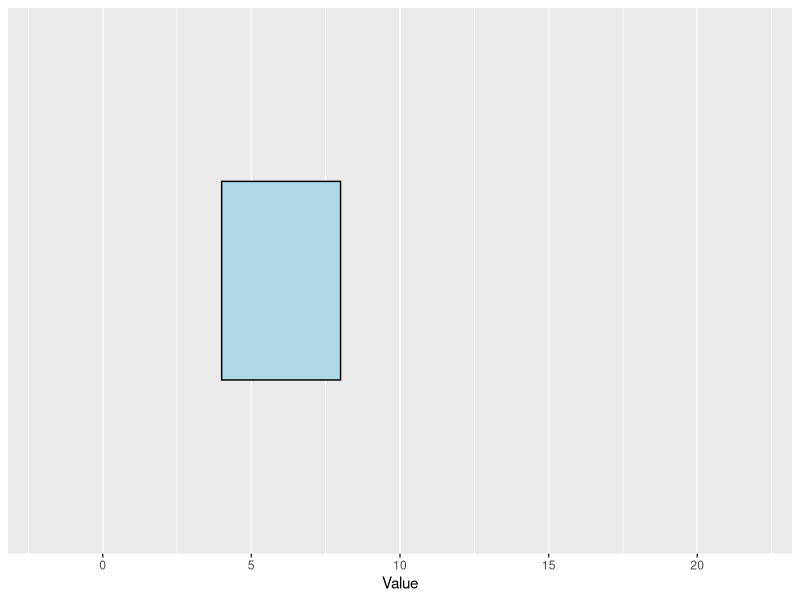
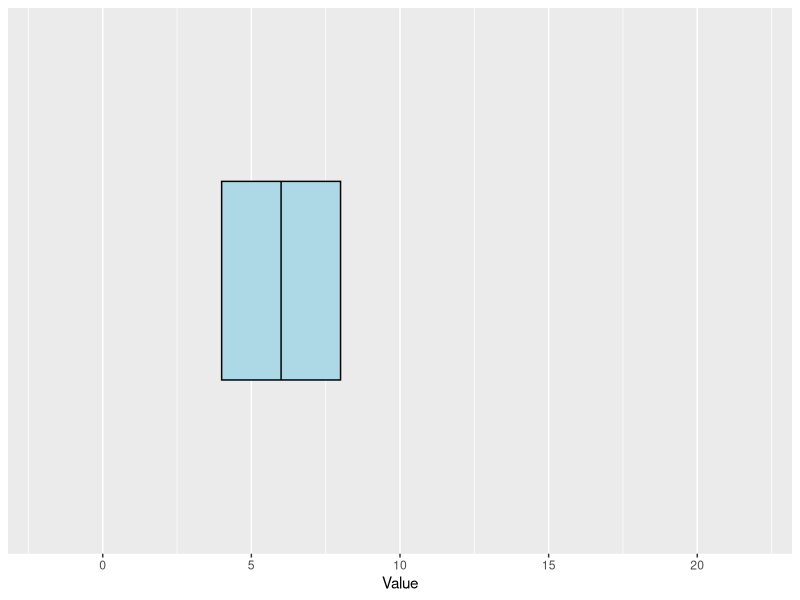
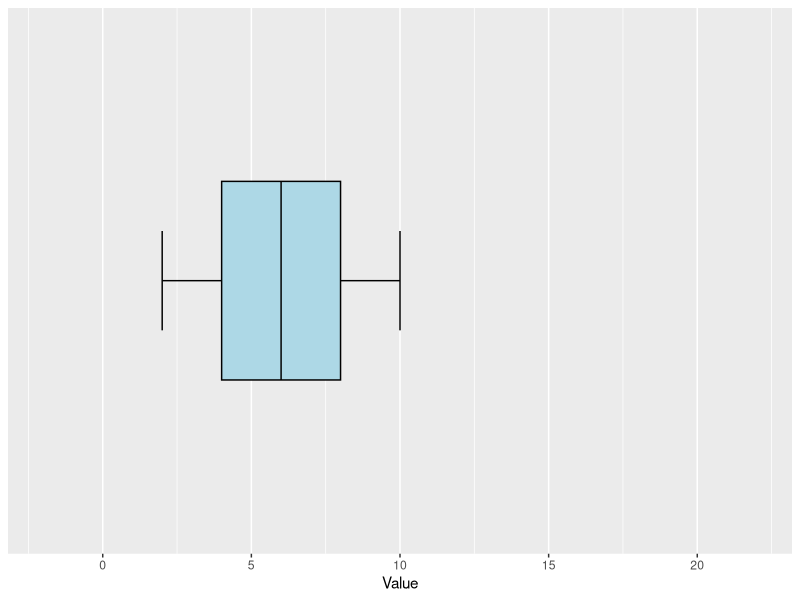
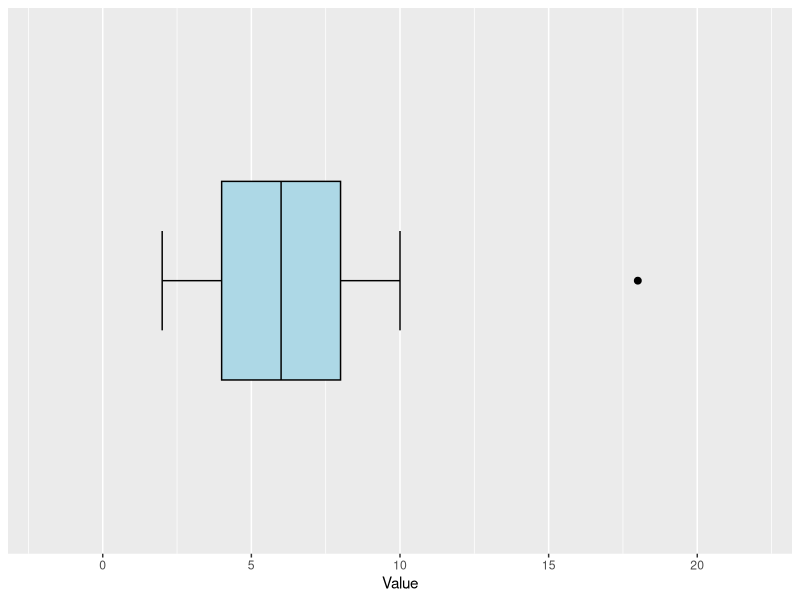
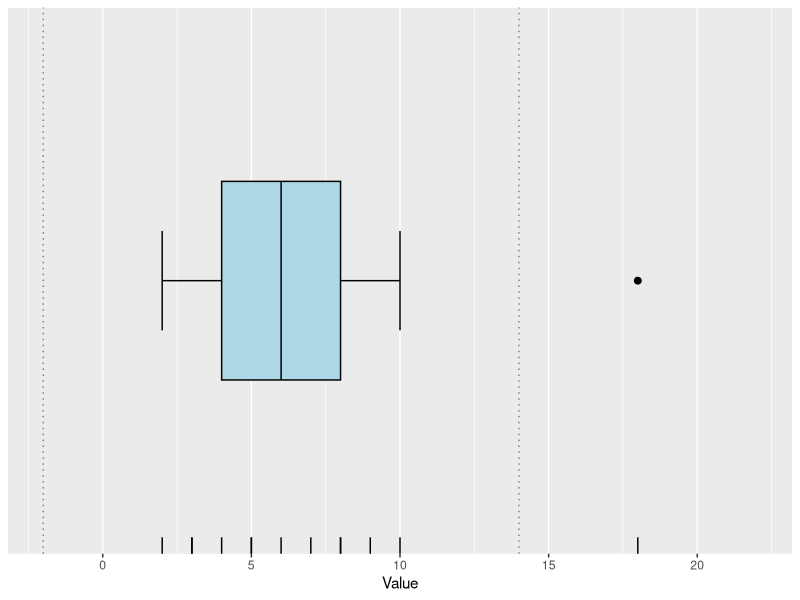
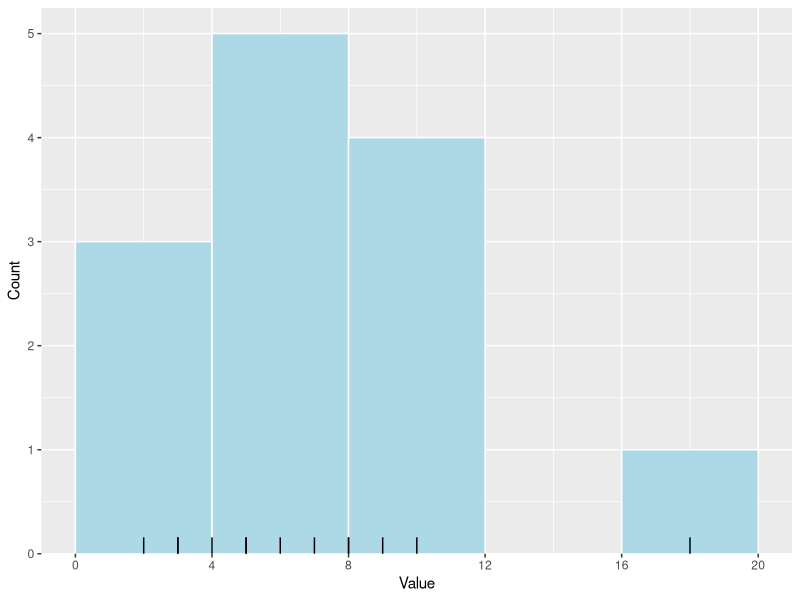
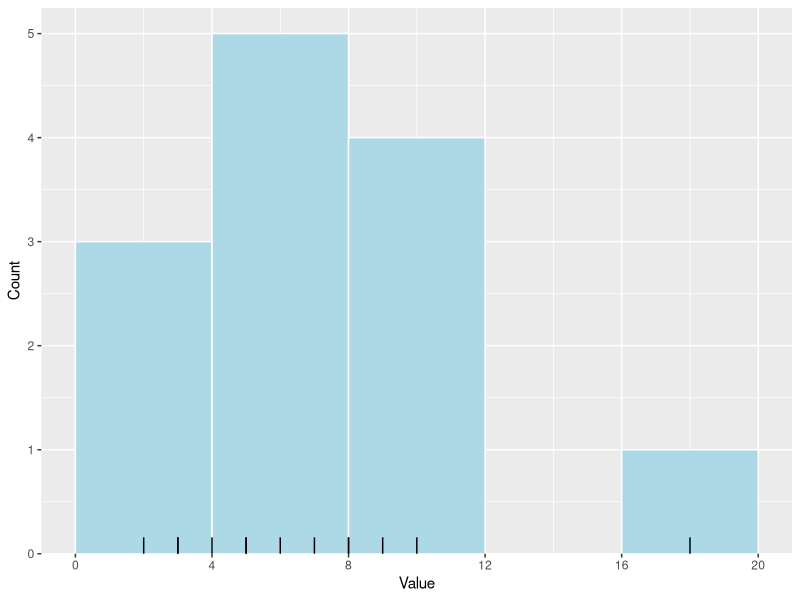
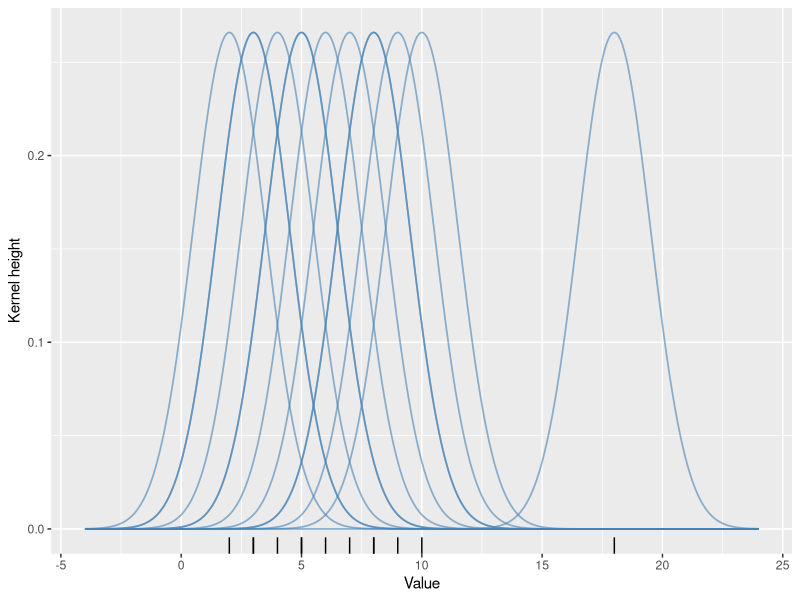

Here is the R script that generated these plots, in order:
## ---- chunk 1
knitr::opts_chunk$set(
  echo = TRUE,
  message = FALSE,
  warning = FALSE,
  cache = FALSE,
  fig.align = "center",
  fig.width = 7,
  fig.height = 3.5,
  dev = "png"
)
## ---- chunk 2
library(ggplot2)

values <- c(2, 3, 3, 4, 5, 5, 6, 7, 8, 8, 9, 10, 18)
n_observations <- length(values)
observations <- data.frame(value = values)

values
n_observations
## ---- chunk 3
sorted_values <- sort(values)
probabilities <- c(0.25, 0.75)
positions <- 1 + (n_observations - 1) * probabilities

lower_positions <- floor(positions)
upper_positions <- ceiling(positions)
fraction <- positions - lower_positions

box_quartiles <- (1 - fraction) * sorted_values[lower_positions] +
  fraction * sorted_values[upper_positions]
lower_quartile <- box_quartiles[1]
upper_quartile <- box_quartiles[2]

data_range <- range(values)
plot_margin <- diff(data_range) / 4
plot_limits <- data_range + c(-plot_margin, plot_margin)

box_plot <- ggplot() +
  annotate("rect", xmin = lower_quartile, xmax = upper_quartile,
           ymin = 0.8, ymax = 1.2,
           fill = "lightblue", colour = "black") +
  scale_x_continuous(limits = plot_limits) +
  scale_y_continuous(NULL, breaks = NULL, limits = c(0.5, 1.5)) +
  labs(x = "Value")

box_plot
## ---- chunk 4
median_position <- (n_observations + 1) / 2
median_value <- (sorted_values[floor(median_position)] +
                   sorted_values[ceiling(median_position)]) / 2

box_plot <- box_plot +
  annotate("segment", x = median_value, xend = median_value,
           y = 0.8, yend = 1.2)

box_plot
## ---- chunk 5
interquartile_range <- upper_quartile - lower_quartile
lower_fence <- lower_quartile - 1.5 * interquartile_range
upper_fence <- upper_quartile + 1.5 * interquartile_range

inside_fences <- values >= lower_fence & values <= upper_fence
lower_whisker <- min(values[inside_fences])
upper_whisker <- max(values[inside_fences])

box_plot <- box_plot +
  annotate("segment", x = lower_whisker, xend = lower_quartile,
           y = 1, yend = 1) +
  annotate("segment", x = upper_quartile, xend = upper_whisker,
           y = 1, yend = 1) +
  annotate("segment", x = lower_whisker, xend = lower_whisker,
           y = 0.9, yend = 1.1) +
  annotate("segment", x = upper_whisker, xend = upper_whisker,
           y = 0.9, yend = 1.1)

box_plot
## ---- chunk 6
flagged_observations <- data.frame(value = values[!inside_fences])

box_plot <- box_plot +
  geom_point(data = flagged_observations, aes(x = value, y = 1), size = 2)

box_plot
## ---- chunk 7
box_plot <- box_plot +
  geom_vline(
    xintercept = c(lower_fence, upper_fence),
    linetype = "dotted", colour = "grey50"
  ) +
  geom_rug(data = observations, aes(x = value), sides = "b")

box_plot
## ---- chunk 8
bin_width <- 4
first_edge <- floor(min(values) / bin_width) * bin_width
last_edge <- ceiling(max(values) / bin_width) * bin_width
bin_edges <- seq(first_edge, last_edge, by = bin_width)
n_bins <- length(bin_edges) - 1

histogram <- data.frame(
  left = bin_edges[1:n_bins],
  right = bin_edges[2:(n_bins + 1)],
  count = integer(n_bins)
)

for (bin in seq_len(n_bins)) {
  in_bin <- values >= histogram$left[bin] &
    values < histogram$right[bin]

  if (bin == n_bins) {
    in_bin <- values >= histogram$left[bin] &
      values <= histogram$right[bin]
  }

  histogram$count[bin] <- sum(in_bin)
}

knitr::kable(histogram)
sum(histogram$count)

histogram_plot <- ggplot(histogram) +
  geom_rect(aes(xmin = left, xmax = right, ymin = 0, ymax = count),
            fill = "lightblue", colour = "white") +
  geom_rug(data = observations, aes(x = value), sides = "b") +
  scale_x_continuous(breaks = bin_edges) +
  scale_y_continuous(breaks = 0:max(histogram$count),
                     expand = expansion(mult = c(0, 0.05))) +
  labs(x = "Value", y = "Count")

histogram_plot
## ---- chunk 9
ggplot_histogram <- ggplot(observations, aes(x = value)) +
  geom_histogram(breaks = bin_edges, closed = "left",
                 fill = "lightblue", colour = "white") +
  geom_rug(sides = "b") +
  scale_x_continuous(breaks = bin_edges) +
  scale_y_continuous(breaks = 0:max(histogram$count),
                     expand = expansion(mult = c(0, 0.05))) +
  labs(x = "Value", y = "Count")

ggplot_histogram
## ---- chunk 10
histogram$width <- histogram$right - histogram$left
histogram$proportion <- histogram$count / n_observations
histogram$density <- histogram$proportion / histogram$width

knitr::kable(histogram, digits = 4)
sum(histogram$density * histogram$width)
## ---- chunk 11
bandwidth <- 1.5
x_grid <- seq(min(values) - 4 * bandwidth,
              max(values) + 4 * bandwidth,
              length.out = 501)

kernels <- expand.grid(
  x = x_grid,
  observation = seq_len(n_observations)
)
kernels$centre <- values[kernels$observation]
kernels$height <- exp(-0.5 * ((kernels$x - kernels$centre) / bandwidth)^2) /
  (bandwidth * sqrt(2 * pi))

ggplot(kernels, aes(x = x, y = height, group = observation)) +
  geom_line(colour = "steelblue", alpha = 0.6, linewidth = 0.6) +
  geom_rug(data = observations, aes(x = value),
           inherit.aes = FALSE, sides = "b") +
  labs(x = "Value", y = "Kernel height")
## ---- chunk 12
density_estimate <- data.frame(x = x_grid, density = NA_real_)

for (position in seq_along(x_grid)) {
  at_this_position <- kernels$x == x_grid[position]
  density_estimate$density[position] <-
    sum(kernels$height[at_this_position]) / n_observations
}

ggplot() +
  geom_line(data = kernels,
            aes(x = x, y = height, group = observation),
            colour = "steelblue", alpha = 0.35, linewidth = 0.5) +
  geom_line(data = density_estimate, aes(x = x, y = density),
            colour = "darkorange", linewidth = 1.1) +
  geom_rug(data = observations, aes(x = value), sides = "b") +
  labs(x = "Value", y = "Density")
## ---- chunk 13
rectangular_bandwidth <- bandwidth
half_width <- sqrt(3) * rectangular_bandwidth

rectangular_kernels <- data.frame(
  left = values - half_width,
  right = values + half_width,
  height = 1 / (2 * half_width)
)

rectangular_grid <- sort(unique(c(x_grid, rectangular_kernels$left,
                                  rectangular_kernels$right)))
rectangular_density <- data.frame(x = rectangular_grid, density = NA_real_)

for (position in seq_along(rectangular_grid)) {
  inside_rectangle <- rectangular_grid[position] >= rectangular_kernels$left &
    rectangular_grid[position] < rectangular_kernels$right

  rectangular_density$density[position] <-
    sum(rectangular_kernels$height[inside_rectangle]) / n_observations
}

ggplot() +
  geom_rect(data = rectangular_kernels,
            aes(xmin = left, xmax = right, ymin = 0, ymax = height),
            fill = NA, colour = "steelblue", alpha = 0.3) +
  geom_step(data = rectangular_density, aes(x = x, y = density),
            direction = "hv", colour = "darkorange", linewidth = 1.1) +
  geom_rug(data = observations, aes(x = value), sides = "b") +
  labs(x = "Value", y = "Density")
